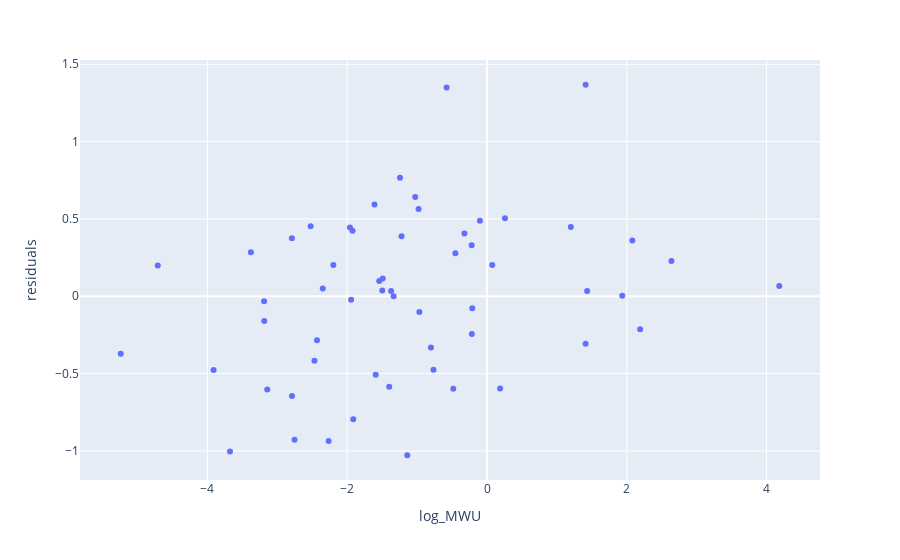

Write notebook code for a chart like this one.
### Code cell
px.scatter(df.reset_index(), x='log_MWU', y='residuals', hover_data=['ISO'])

### Figure 1 — Plotly figure (JSON) as saved in the notebook; plotly's stock layout.template omitted (floating-point values rounded to 4 significant figures)
{"data": [{"hovertemplate": "log_MWU=%{x}<br>residuals=%{y}<extra></extra>", "legendgroup": "", "marker": {"color": "#636efa", "symbol": "circle"}, "mode": "markers", "name": "", "orientation": "v", "showlegend": false, "type": "scatter", "x": [-1.593, -0.5775, -1.141, -5.24, 1.433, -3.912, -0.2194, -2.433, -0.9792, -3.144, -1.399, -2.754, -0.4527, 0.257, -3.187, -0.2107, -3.677, -2.469, -3.189, -1.027, -1.493, -3.378, -2.792, 2.638, 2.191, -1.245, -0.8023, -0.9676, -2.523, -0.4829, 4.181, -1.944, -2.35, -1.372, -1.913, -1.223, 1.411, 2.079, -1.609, -1.336, -1.498, -0.1013, 1.935, 1.411, -2.266, -0.7659, -0.323, -1.924, -2.79, -4.711, -2.198, 0.07511, -0.2169, -1.961, -1.542, 1.199, 0.1873], "xaxis": "x", "y": [-0.5073, 1.35, -1.028, -0.3711, 0.03335, -0.4768, 0.3299, -0.2848, 0.5637, -0.6027, -0.5857, -0.9275, 0.2782, 0.5047, -0.1599, -0.0771, -1.005, -0.4166, -0.03213, 0.6413, 0.115, 0.2854, 0.3753, 0.228, -0.2138, 0.7668, -0.3308, -0.102, 0.452, -0.5974, 0.06614, -0.0227, 0.05016, 0.03479, -0.7946, 0.3875, -0.3073, 0.3613, 0.5939, 0.0006396, 0.03721, 0.488, 0.003932, 1.368, -0.9358, -0.4749, 0.4054, 0.4242, -0.645, 0.1987, 0.2028, 0.2016, -0.2437, 0.4445, 0.09789, 0.4485, -0.5959], "yaxis": "y"}], "layout": {"legend": {"tracegroupgap": 0}, "margin": {"t": 60}, "xaxis": {"anchor": "y", "domain": [0, 1], "title": {"text": "log_MWU"}}, "yaxis": {"anchor": "x", "domain": [0, 1], "title": {"text": "residuals"}}}}
